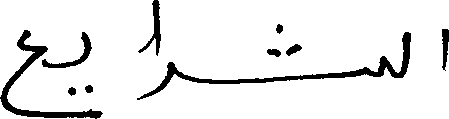
#> input picture ifnenit_v2.0p1e_miniature/data/set_a/bmp/ae07_001.bmp, 449 x 119 px; its folder holds only this picture in this run
$ python -i Functions.py   (imports and definitions only)   (older library calls are emulated)
#> lines starting #> are read from the running program, lines starting #| are printed output that depends on the picture; after the words box and inside, x2 and y2 are one past the last pixel; in counts of white or black regions, pixels touching at a corner belong together
import numpy as np
import matplotlib.pyplot as plt
from numpy.random import RandomState
import os
os.environ["CUDA_DEVICE_ORDER"] = "PCI_BUS_ID"
import string
from shutil import copyfile, rmtree
import re
import cv2
from PIL import Image, ImageDraw
import glob
from tensorflow.keras.models import Model
from tensorflow.keras.layers import Input, Conv2D, MaxPooling2D, Reshape, Bidirectional, LSTM, Dense, Lambda
import tensorflow.keras.backend as K


racine_gt = "C:/Users/Spixer/Desktop/Classes/Deep learning/Project/Only_project/ifnenit_v2.0p1e_miniature/data/set_a/tru"

def get_Word(name):
    file_name = name.split("/")[-1].split(".")[0]
    path_gt = racine_gt + "/" + file_name + ".tru"
    load_profile = open(path_gt, "r")
    label = load_profile.read().splitlines()[6]
    word = label.split(":")[-3].split(";")[0].split("|")[:-1]
    return word


# [20 lines left out: functions evaluate_word, get_lexicon_2, get_lengths, not called in this run]

def open_image(name, img_size=[100, 300]):
    img = cv2.imread(name, 0)
#> img: shape (119, 449); 91.9% white; 10 black regions, largest, box (x1, y1, x2, y2) and area: (137, 32, 411, 100) 1768, (0, 30, 103, 119) 1277, (42, 32, 92, 68) 385
    img = cv2.resize(img, (img_size[1], img_size[0]), Image.LANCZOS)
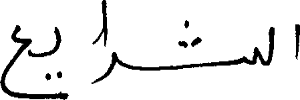
#> img: shape (100, 300); min 0, max 255, mean 234.2
    img = cv2.threshold(img, 255 // 2, 255, cv2.THRESH_BINARY)[1]
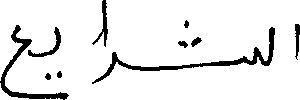
#> img: shape (100, 300); 91.8% white; 10 black regions, largest, box (x1, y1, x2, y2) and area: (92, 27, 275, 84) 1023, (0, 25, 69, 100) 713, (28, 27, 61, 57) 215
    img = cv2.bitwise_not(img)
    word = get_Word(name)
    return img, word

class Readf:
    # [12 lines left out: function __init__, not called in this run]

    def make_target(self, text):
        return np.array([self.classes[char] if char in self.voc else self.classes['-'] for char in text])

    # [66 lines left out: functions get_labels, get_blank_matrices, run_generator, not called in this run]


class CRNN:
    # [65 lines left out: functions __init__, ctc_lambda_func, build_model, not called in this run]


#> (the run stopped early here; a loop or call above may not have finished)

$ run again, on ifnenit_v2.0p1e_miniature/data/set_a/bmp/ae07_003.bmp
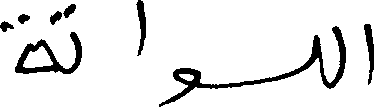
#> input picture ifnenit_v2.0p1e_miniature/data/set_a/bmp/ae07_003.bmp, 374 x 107 px
#> in open_image, `img = cv2.resize(img, (img_size[1], img_size[0]), Image.LANCZOS)`:
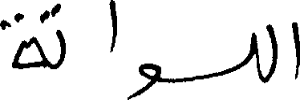
#> img: shape (100, 300); min 0, max 255, mean 231.7
#> in open_image, `img = cv2.threshold(img, 255 // 2, 255, cv2.THRESH_BINARY)[1]`:
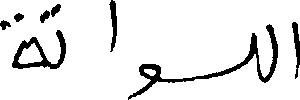
#> img: shape (100, 300); 91% white; 8 black regions, largest, box (x1, y1, x2, y2) and area: (128, 24, 278, 100) 1285, (12, 30, 66, 69) 691, (109, 0, 117, 52) 232

$ run again, on ifnenit_v2.0p1e_miniature/data/set_a/bmp/ae07_004.bmp
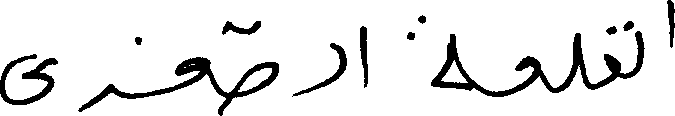
#> input picture ifnenit_v2.0p1e_miniature/data/set_a/bmp/ae07_004.bmp, 675 x 116 px
#> in open_image, `img = cv2.resize(img, (img_size[1], img_size[0]), Image.LANCZOS)`:
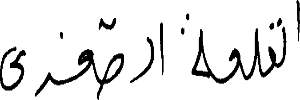
#> img: shape (100, 300); min 0, max 255, mean 230.2
#> in open_image, `img = cv2.threshold(img, 255 // 2, 255, cv2.THRESH_BINARY)[1]`:
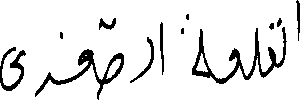
#> img: shape (100, 300); 90.2% white; 12 black regions (3 under 20 px), largest, box (x1, y1, x2, y2) and area: (192, 27, 287, 84) 1118, (35, 49, 124, 100) 823, (0, 47, 26, 91) 389
